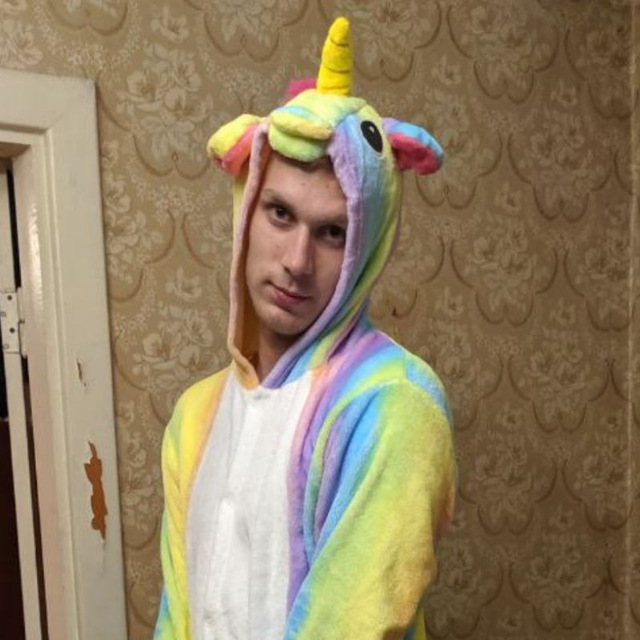
#> input picture laba1/image.jpg, 640 x 640 px, given in place of Lab3_half100.png, which was not available
$ jupyter execute laba2.ipynb   (text cells are left out)
#> lines starting #> are read from the running program, lines starting #| are printed output that depends on the picture; after the words box and inside, x2 and y2 are one past the last pixel; in counts of white or black regions, pixels touching at a corner belong together; pictures that were not available may be replaced by others from this repository, and a replacement may not be noted
[cell 1]
import cv2
import matplotlib.pyplot as plt
import numpy as np

[cell 2]
img_half = cv2.imread("image\input\Lab3_half100.png", cv2.IMREAD_GRAYSCALE)
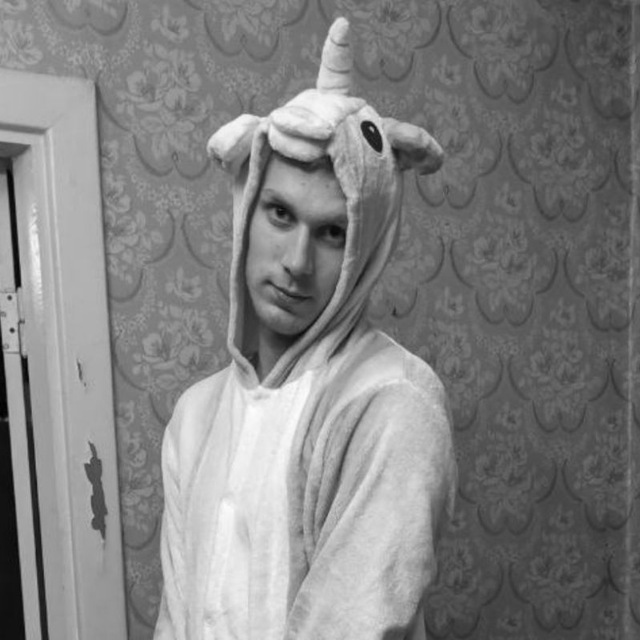
#> img_half: shape (640, 640); min 0, max 253, mean 129.4
img_chess = cv2.imread("image\input\Lab3_chess100.png", cv2.IMREAD_GRAYSCALE)
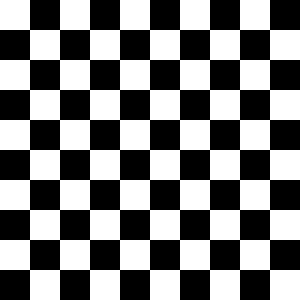
#> input picture laba2/image/input/Lab3_chess100.png, 100 x 100 px, found by its file name (shown 3 times larger)
#> img_chess: shape (100, 100); values 100 (black) and 200 (white), 50% white; 1 white region, box (x1, y1, x2, y2) and area: (0, 0, 100, 100) 5000

plt.figure(figsize=(8, 3))
plt.subplot(121), plt.imshow(img_half, cmap = 'gray'), plt.title('half'), plt.xticks([]), plt.yticks([])
plt.subplot(122), plt.imshow(img_chess, cmap = 'gray'), plt.title('сhess'), plt.xticks([]), plt.yticks([])

plt.show();
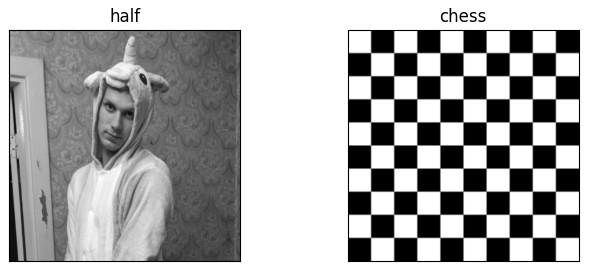
#> figure drawn by matplotlib, 2 panels

[cell 3]
hist_half = cv2.calcHist([img_half], [0], None, [256], [0, 256])
#> hist_half = 256 values, max 4350 at index 85, min 0 at index 254, mean 1600
hist_chess = cv2.calcHist([img_chess], [0], None, [256], [0, 256])
#> hist_chess = 256 values, max 5000 at index 100, min 0 at index 0, mean 39.06

[cell 4]
plt.figure(figsize=(8, 3))
plt.subplot(121), plt.imshow(img_half, cmap = 'gray'), plt.title('half'), plt.xticks([]), plt.yticks([])
plt.subplot(122), plt.plot(hist_half), plt.title('histogram-half')

plt.figure(figsize=(8, 3))
plt.subplot(121), plt.imshow(img_chess, cmap = 'gray'), plt.title('chess'), plt.xticks([]), plt.yticks([])
plt.subplot(122), plt.plot(hist_chess), plt.title('histogram-chess')


plt.show()
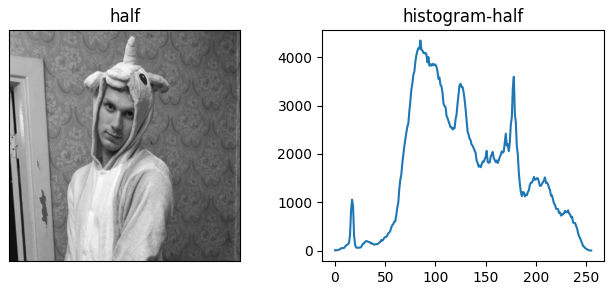
#> figure drawn by matplotlib, 2 panels; panel 2: curve peaks at x = 85, y = 4350
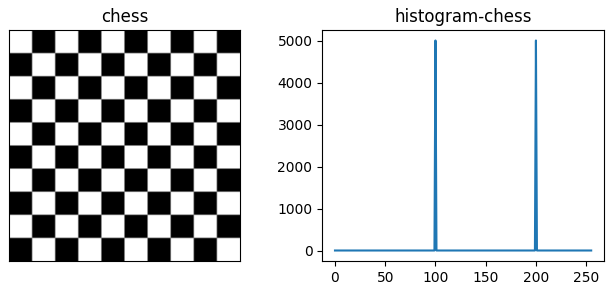
#> figure drawn by matplotlib, 2 panels; panel 2: curve peaks at x = 100, y = 5000
